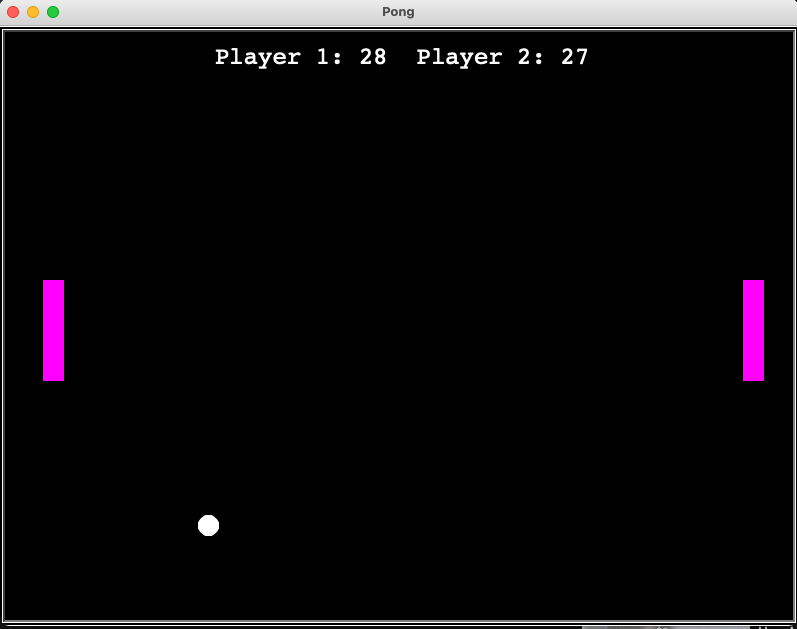

This figure's Python source:
#First Python Game!
#By: Andrew Ha
#Date Started: 10/3/19

import turtle

gameScreen = turtle.Screen()
gameScreen.title("Pong")
gameScreen.bgcolor("black")
gameScreen.setup(width = 800, height = 600)

#Score
playerOneScore = 0
playerTwoScore = 0

#Stops window from updating
gameScreen.tracer(0)

#Paddle 1(Left Side)
paddleOne = turtle.Turtle()
paddleOne.speed(0)
paddleOne.shape("square")
paddleOne.color("magenta")
paddleOne.shapesize(stretch_wid = 5, stretch_len = 1)
paddleOne.penup()
paddleOne.goto(-350, 0)

#Paddle 2(Right Side)
paddleTwo = turtle.Turtle()
paddleTwo.speed(0)
paddleTwo.shape("square")
paddleTwo.color("magenta")
paddleTwo.shapesize(stretch_wid = 5, stretch_len = 1)
paddleTwo.penup()
paddleTwo.goto(350, 0)

#Ball
ball = turtle.Turtle()
ball.speed(0)
ball.shape("circle")
ball.color("white")
ball.penup()
ball.dx = 5
ball.dy = 5

#Draw
draw = turtle.Turtle()
draw.speed(0)
draw.color("white")
draw.penup()
draw.hideturtle()
draw.goto(0 , 260)
draw.write("Player 1 0  Player 2 0" , align = "center", font= ("Courier", 24, "normal"))

#Movements
def paddleOneUp():
	y = paddleOne.ycor()
	y += 40
	if y > 250:
		y = 250
	paddleOne.sety(y)

def paddleOneDown():
	y = paddleOne.ycor()
	y -= 40
	if y < - 250:
		y = -250
	paddleOne.sety(y)

def paddleTwoUp():
	y = paddleTwo.ycor()
	y += 30
	if y > 250:
		y = 250
	paddleTwo.sety(y)

def paddleTwoDown():
	y = paddleTwo.ycor()
	y -= 30
	if y < - 250:
		y = -250
	paddleTwo.sety(y)

#Keyboard Binding
gameScreen.listen()
gameScreen.onkeypress(paddleOneUp, "w")
gameScreen.onkeypress(paddleOneDown, "s")
gameScreen.onkeypress(paddleTwoUp, "Up")
gameScreen.onkeypress(paddleTwoDown, "Down")


#Main game loop
while True:
	gameScreen.update()

	#Ball Movement
	ball.setx(ball.xcor() + ball.dx)
	ball.sety(ball.ycor() + ball.dy)

	#Check to see if the ball hits the  Upper and Lower Borders
	if ball.ycor() > 290:
		ball.sety(290)
		ball.dy *= -1

	if ball.ycor() < -280:
		ball.sety(-280)
		ball.dy *= -1

	#Check to see if the ball hits the Right and Left Borders
	if ball.xcor() > 390:
		ball.goto(0,0)
		ball.dx *= -1
		playerOneScore += 1 
		draw.clear()
		draw.write("Player 1: {}  Player 2: {}".format(playerOneScore, playerTwoScore), align = "center", font= ("Courier", 24, "normal"))

	if ball.xcor() < -390:
		ball.goto(0,0)
		ball.dx *= -1
		playerTwoScore += 1 
		draw.clear()
		draw.write("Player 1: {}  Player 2: {}".format(playerOneScore, playerTwoScore), align = "center", font= ("Courier", 24, "normal"))

	#Collision with ball and paddle
	if (ball.xcor() > 340 and ball.xcor() < 350) and (ball.ycor() < paddleTwo.ycor() + 40 and ball.ycor() > paddleTwo.ycor() - 40):
		ball.setx(340)
		ball.dx *= -1

	if (ball.xcor() < -340 and ball.xcor() > -350) and (ball.ycor() < paddleOne.ycor() + 40 and ball.ycor() > paddleOne.ycor() - 40):
		ball.setx(-340)
		ball.dx *= -1
